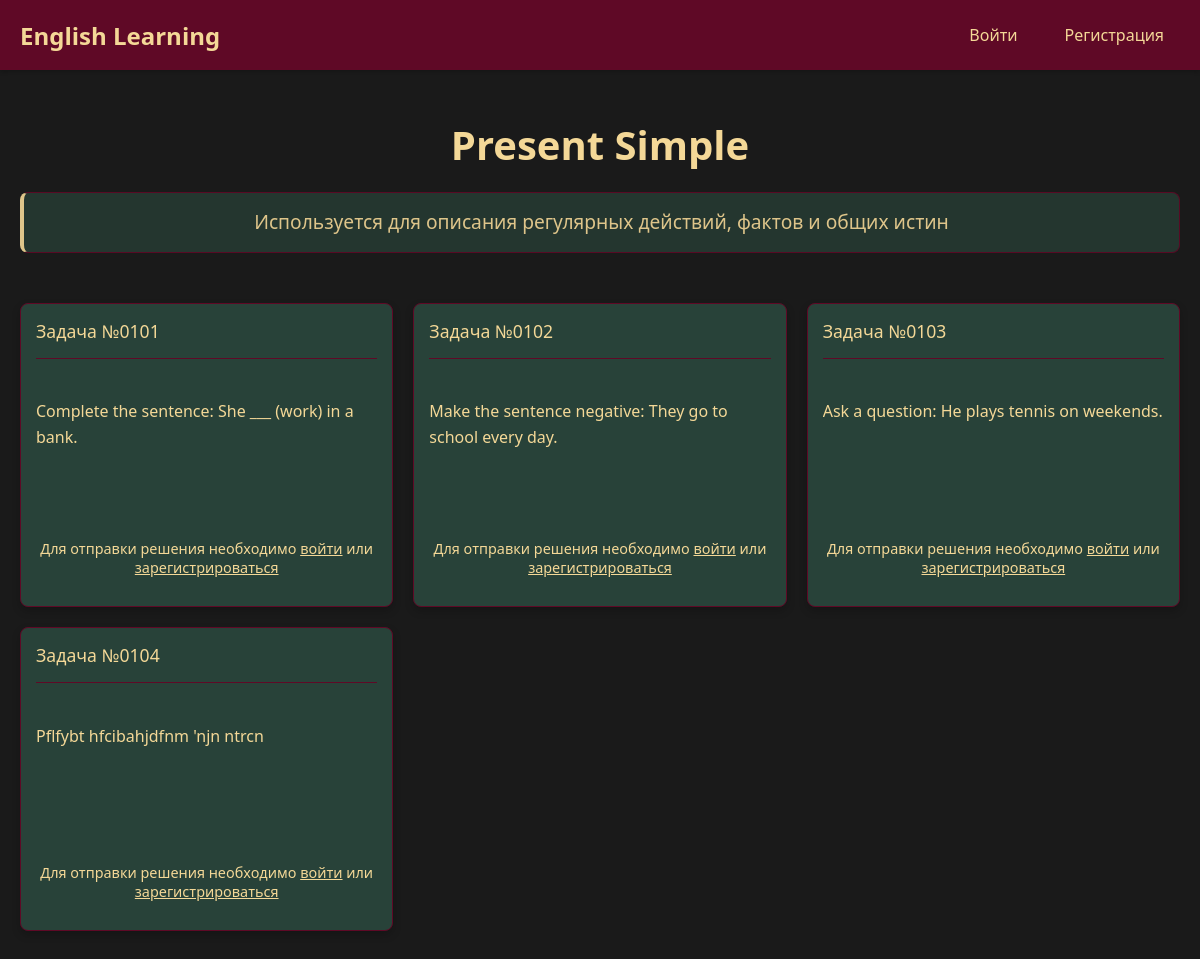
Page /category/1 on the committed database.
### app/models.py (models this page shows)
class TaskCategory(db.Model):
    __tablename__ = 'task_categories'
    id = db.Column(db.Integer, primary_key=True)
    name = db.Column(db.String(100), unique=True, nullable=False)
    description = db.Column(db.String(300))
    tasks = db.relationship('Task', backref='category', lazy=True)

class Task(db.Model):
    __tablename__ = 'tasks'
    id = db.Column(db.Integer, primary_key=True)
    category_id = db.Column(db.Integer, db.ForeignKey('task_categories.id'), nullable=False)
    task_number = db.Column(db.Integer, nullable=False)
    content = db.Column(db.Text, nullable=False)
    created_at = db.Column(db.DateTime, default=lambda: datetime.now(UTC))
    def get_full_id(self):
        return f"{self.category_id:02d}{self.task_number:02d}"

### app/main/routes.py (the view)
@bp.route('/category/<int:category_id>')
def category(category_id):
    category = TaskCategory.query.get_or_404(category_id)
    tasks = Task.query.filter_by(category_id=category.id).order_by(Task.task_number).all()
    form = SolutionForm() if current_user.is_authenticated and not current_user.is_admin else None
    return render_template('main/category.html',
                           title=category.name,
                           category=category,
                           tasks=tasks,
                           form=form)

### app/templates/main/category.html (shortened to what this page needs)
{% extends "base.html" %}
{% block content %}
<div class="container mt-4">
    <h1 style="color: #f4d897;">{{ category.name }}</h1>
    <p class="category-description">{{ category.description }}</p>
    <div class="tasks-container mt-4">
        {% for task in tasks %}
        <div class="task-card">
            <div class="task-header">
                <span class="task-number">Задача №{{ task.get_full_id() }}</span>
            </div>
            <div class="task-content">
                {{ task.content }}
            </div>
            {% if form %}
            <div class="task-actions">
                <form method="POST" action="{{ url_for('main.submit_solution') }}" class="solution-form">
                    {{ form.csrf_token }}
                    <input type="hidden" name="task_id" value="{{ task.id }}">
                    <textarea name="content" class="form-control" rows="3" placeholder="Введите ваше решение..."></textarea>
                    <button type="submit" class="btn-custom mt-2">Отправить решение</button>
                </form>
            </div>
            {% elif not current_user.is_authenticated %}
            <div class="task-actions">
                <p class="login-prompt">Для отправки решения необходимо <a href="{{ url_for('auth.login') }}">войти</a> или <a href="{{ url_for('auth.register') }}">зарегистрироваться</a></p>
            </div>
            {% endif %}
        </div>
        {% endfor %}
    </div>
</div>
{% endblock %}

### app/templates/base.html (shortened to what this page needs)
<!DOCTYPE html>
<html lang="en">
<head>
    <link rel="stylesheet" href="{{ url_for('static', filename='style.css') }}">
</head>
<body>
    <nav>
        <div class="nav-container">
            <a href="{{ url_for('main.index') }}" class="nav-logo">English Learning</a>
            <div class="nav-right">
                {% if current_user.is_authenticated %}
                    {% if current_user.is_admin %}
                        <a href="{{ url_for('admin.dashboard') }}" class="nav-button">Панель преподавателя</a>
                    {% else %}
                        <a href="{{ url_for('main.dashboard') }}" class="nav-button">Личный кабинет</a>
                    {% endif %}
                    <a href="{{ url_for('auth.logout') }}" class="nav-button">Выйти</a>
                {% else %}
                    <a href="{{ url_for('auth.login') }}" class="nav-button">Войти</a>
                    <a href="{{ url_for('auth.register') }}" class="nav-button">Регистрация</a>
                {% endif %}
            </div>
        </div>
    </nav>
    <main>
        {% block content %}{% endblock %}
    </main>
</body>
</html>

### app/static/style.css (style rules this page uses)
:root { --burgundy: rgb(95, 9, 38); --dark-green: rgb(40, 66, 57); --gold: rgb(244, 216, 151); --light-gold: #e8c97d; }
body { background-color: #1a1a1a; color: var(--gold); font-family: 'Segoe UI', Tahoma, Geneva, Verdana, sans-serif; margin: 0; padding: 0; }
nav { background-color: var(--burgundy); padding: 1rem 0; box-shadow: 0 2px 4px rgba(0, 0, 0, 0.2); }
.nav-container { max-width: 1200px; margin: 0 auto; padding: 0 20px; display: flex; justify-content: space-between; align-items: center; }
.nav-logo { color: var(--gold); text-decoration: none; font-size: 1.5rem; font-weight: bold; }
.nav-right { display: flex; gap: 15px; }
.nav-button { color: var(--gold); text-decoration: none; padding: 8px 16px; border-radius: 4px; transition: all 0.3s ease; }
.tasks-container { display: grid; grid-template-columns: repeat(auto-fill, minmax(350px, 1fr)); gap: 20px; margin-top: 30px; }
.task-card { background-color: var(--dark-green); color: var(--gold); border-radius: 10px; padding: 20px; box-shadow: 0 4px 8px rgba(0, 0, 0, 0.2); transition: transform 0.3s ease; border: 1px solid var(--burgundy); }
.task-header { border-bottom: 1px solid var(--burgundy); padding-bottom: 10px; margin-bottom: 15px; }
.task-number { font-weight: bold; font-size: 1.1rem; display: block; margin-bottom: 5px; color: var(--gold); }
.task-content { margin-top: 15px; line-height: 1.6; }
.task-actions { margin-top: 20px; text-align: right; }
h1 { color: var(--gold); font-size: 2.5rem; margin-bottom: 20px; text-align: center; }
.category-description { color: var(--gold); font-size: 1.1rem; opacity: 0.9; text-align: center; margin-bottom: 30px; padding: 15px; background-color: var(--dark-green); border-radius: 8px; border: 1px solid var(--burgundy); }
.task-content { min-height: 150px; max-height: 400px; overflow-y: auto; }

### app/templates/main/category.html (style rules this page uses)
.container { max-width: 1200px; margin: 0 auto; padding: 20px; }
.category-description { color: #f4d897; font-size: 1.2em; line-height: 1.5; margin: 20px 0; padding: 15px; background-color: rgba(40, 66, 57, 0.8); border-radius: 8px; border-left: 4px solid #f4d897; }
.tasks-container { display: grid; grid-template-columns: repeat(auto-fill, minmax(300px, 1fr)); gap: 20px; padding: 20px 0; }
.task-card { background-color: rgb(40, 66, 57); border-radius: 8px; padding: 15px; color: rgb(244, 216, 151); }
.task-header { margin-bottom: 10px; }
.task-number { font-size: 1.1em; font-weight: 500; }
.task-content { white-space: pre-line; margin-bottom: 15px; }
.task-actions { margin-top: 10px; }
.login-prompt { text-align: center; margin-top: 10px; font-size: 0.9em; }
.login-prompt a { color: #f4d897; text-decoration: underline; }

### rows in the picture
TaskCategory: name "Present Simple", description "Используется для описания регулярных действий, фактов и общих истин"
Task: get_full_id "0101", content "Complete the sentence: She ___ (work) in a bank."
Task: get_full_id "0102", content "Make the sentence negative: They go to school every day."
Task: get_full_id "0103", content "Ask a question: He plays tennis on weekends."
Task: get_full_id "0104", content "Pflfybt hfcibahjdfnm 'njn ntrcn"
